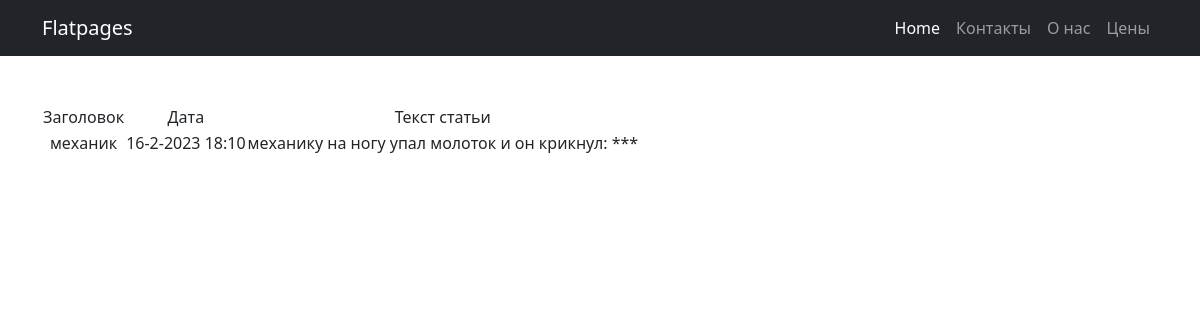
Screenshot of /news/1 with the database file from the repository.
### simpleapp/models.py (models this page shows, shortened)
class News(models.Model):
    header = models.CharField(
        max_length=50,
        unique=True,
    )
    creationTime = models.DateTimeField(auto_now_add=True)
    description = models.TextField()

### simpleapp/views.py (the view)
# urls.py: path('<int:pk>', NewsDetail.as_view()),
class NewsDetail(DetailView):
    model = News  # указываем модель, объекты которой мы будем выводить
    template_name = 'news.html'  # указываем имя шаблона, в котором будет лежать HTML, в нём будут все инструкции о том, как именно пользователю должны вывестись наши объекты
    context_object_name = 'news'

### simpleapp/templatetags/custom_filters.py (called while the page is built)
@register.filter(name='censor') # регистрируем наш фильтр под именем multiply, чтоб django понимал, что это именно фильтр, а не простая функция
def cut(value):
    Banned_List = ["сука", "кобелей", "блять"]
    new_sentence = ""
    for word in value.lower().split():
        if word in Banned_List:
            new_sentence += '*** '
        else:
            new_sentence += word + ' '
    return new_sentence

### templates/news.html (shortened to what this page needs)
{% extends 'flatpages/default.html' %}
{% load custom_filters %}
{% block content %}
    {% if news %}
        <table>
            <tr>
                <td>
                    Заголовок
                </td>
                <td>
                    Дата
                </td>
                <td>
                    Текст статьи
                </td>
            </tr>
            <tr>
                <td>
                    {{ news.header|censor}}
                </td>
                <td>
		   {{ news.creationTime.day}}-{{ news.creationTime.month}}-{{news.creationTime.year}} {{ news.creationTime.hour}}:{{ news.creationTime.minute}}
                </td>
                <td>
                    {{ news.description|censor}}
                </td>
            </tr>
        </table>
    {% else %}
        <h2>Новостей нет!</h2>
    {% endif %}
{% endblock content %}

### rows the page displays
News: header|censor "механик", creationTime.day "16", creationTime.month "2", creationTime.year "2023", creationTime.hour "18", creationTime.minute "10", description|censor "механику на ногу упал молоток и он крикнул: ***"
